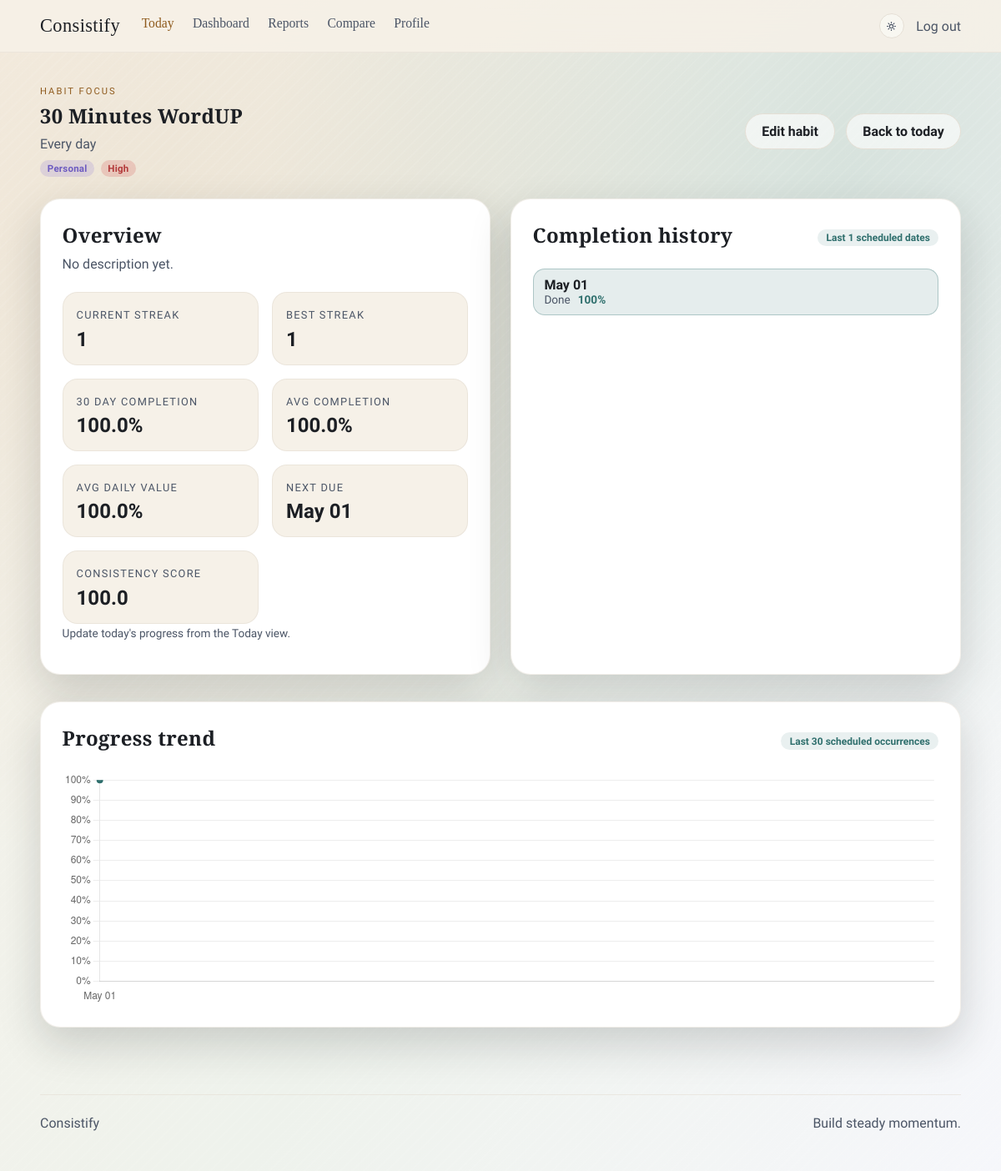
Before: /habits/1/ (signed in) with the older database file.
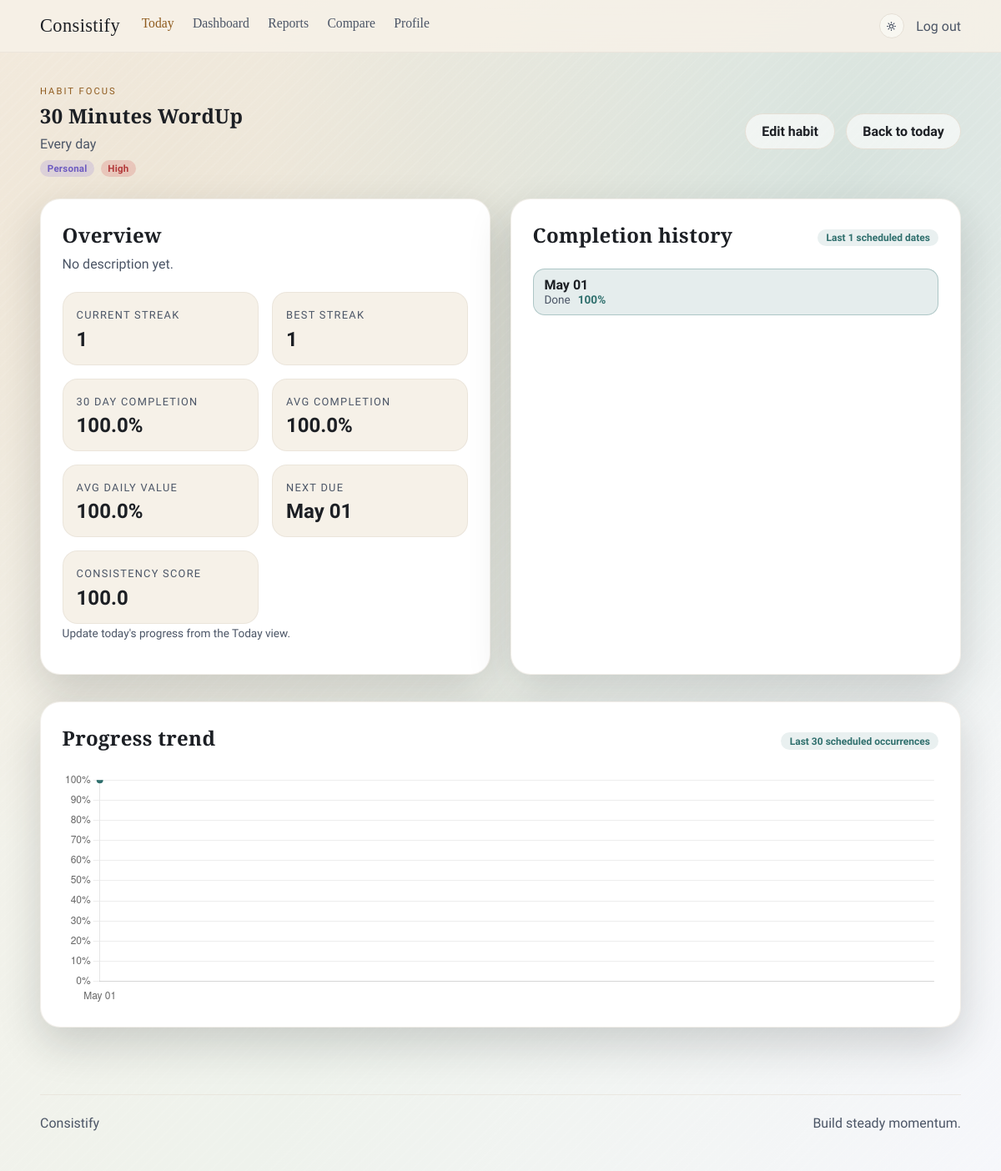
After: the same page with the newer database file.
### habits/models.py (models this page shows, shortened)
class Habit(models.Model):
    HABIT_BINARY = "binary"
    HABIT_PARTIAL = "partial"
    HABIT_QUANTITATIVE = "quantitative"
    HABIT_TYPE_CHOICES = [
        (HABIT_BINARY, "Binary (Done / Not Done)"),
        (HABIT_PARTIAL, "Partial (0-100%)"),
        (HABIT_QUANTITATIVE, "Quantitative (Target value)"),
    ]
    SCHEDULE_DAILY = "daily"
    SCHEDULE_WEEKLY = "weekly"
    SCHEDULE_DAYS = "days"
    SCHEDULE_INTERVAL = "interval"
    SCHEDULE_CHOICES = [
        (SCHEDULE_DAILY, "Daily"),
        (SCHEDULE_WEEKLY, "Weekly"),
        (SCHEDULE_DAYS, "Specific days"),
        (SCHEDULE_INTERVAL, "Custom interval"),
    ]
    CATEGORY_HEALTH = "health"
    CATEGORY_STUDY = "study"
    CATEGORY_WORK = "work"
    CATEGORY_PERSONAL = "personal"
    CATEGORY_CHOICES = [
        (CATEGORY_HEALTH, "Health"),
        (CATEGORY_STUDY, "Study"),
        (CATEGORY_WORK, "Work"),
        (CATEGORY_PERSONAL, "Personal"),
    ]
    PRIORITY_HIGH = "high"
    PRIORITY_MEDIUM = "medium"
    PRIORITY_LOW = "low"
    PRIORITY_CHOICES = [
        (PRIORITY_HIGH, "High"),
        (PRIORITY_MEDIUM, "Medium"),
        (PRIORITY_LOW, "Low"),
    ]
    user = models.ForeignKey(settings.AUTH_USER_MODEL, on_delete=models.CASCADE)
    name = models.CharField(max_length=120)
    description = models.TextField(blank=True)
    habit_type = models.CharField(
        max_length=14,
        choices=HABIT_TYPE_CHOICES,
        default=HABIT_BINARY,
    )
    target_value = models.DecimalField(
        max_digits=8,
        decimal_places=2,
        null=True,
        blank=True,
    )
    unit = models.CharField(max_length=24, blank=True)
    schedule_type = models.CharField(max_length=12, choices=SCHEDULE_CHOICES)
    category = models.CharField(
        max_length=12,
        choices=CATEGORY_CHOICES,
        default=CATEGORY_PERSONAL,
    )
    priority = models.CharField(
        max_length=6,
        choices=PRIORITY_CHOICES,
        default=PRIORITY_MEDIUM,
    )
    tags = models.CharField(max_length=255, blank=True)
    sort_order = models.PositiveIntegerField(default=0)
    start_date = models.DateField(default=timezone.localdate)
    interval_days = models.PositiveSmallIntegerField(default=1)
    weekly_interval = models.PositiveSmallIntegerField(default=1)
    days_of_week = models.CharField(max_length=20, blank=True)
    created_at = models.DateTimeField(auto_now_add=True)
    updated_at = models.DateTimeField(auto_now=True)
    class Meta:
        ordering = ["sort_order", "name"]
    def get_tags(self):
        if not self.tags:
            return []
        return [tag.strip() for tag in self.tags.split(",") if tag.strip()]
    def is_scheduled_on(self, target_date):
        if target_date < self.start_date:
            return False
        if self.schedule_type == self.SCHEDULE_DAILY:
            return True
    @property
    def schedule_summary(self):
        if self.schedule_type == self.SCHEDULE_DAILY:
            return "Every day"

### habits/views.py (the view)
# urls.py: path("habits/<int:habit_id>/", views.habit_detail, name="habit_detail"),
@login_required
def habit_detail(request, habit_id):
    habit = get_object_or_404(Habit, id=habit_id, user=request.user)
    today = timezone.localdate()
    history_start = today - timedelta(days=120)
    history_dates = list(iter_scheduled_dates(habit, history_start, today))
    recent_dates = history_dates[-30:]
    completion_map, value_map = get_completion_maps(habit, history_start, today)
    history = [
        {
            "date": scheduled_date,
            "completion_percentage": completion_map.get(scheduled_date, 0),
            "completed": completion_map.get(scheduled_date, 0) >= 100,
        }
        for scheduled_date in recent_dates
    ]
    window_start = today - timedelta(days=29)
    window_completion_map = {
        date: value for date, value in completion_map.items() if date >= window_start
    }
    window_value_map = {
        date: value for date, value in value_map.items() if date >= window_start
    }
    stats = completion_stats(
        habit,
        window_start,
        today,
        window_completion_map,
        window_value_map,
    )
    detailed_metrics = habit_performance_metrics(
        habit,
        window_start,
        today,
        window_completion_map,
        window_value_map,
    )
    current_streak, max_streak = calculate_streaks(habit, today)
    today_completion = HabitCompletion.objects.filter(habit=habit, date=today).first()
    today_completion_percentage = (
        float(today_completion.completion_percentage) if today_completion else 0.0
    )
    today_raw_value = None
    if today_completion and today_completion.raw_value is not None:
        today_raw_value = float(today_completion.raw_value)
        if habit.habit_type == Habit.HABIT_QUANTITATIVE:
            today_raw_value = int(today_raw_value)
    today_completed = today_completion_percentage >= 100
    is_scheduled_today = habit.is_scheduled_on(today)
    next_due = get_next_scheduled_date(habit, today)
    chart_labels = json.dumps([date.strftime("%b %d") for date in recent_dates])
    chart_percentages = json.dumps([completion_map.get(date, 0) for date in recent_dates])
    context = {
        "habit": habit,
        "history": history,
        "stats": stats,
        "metrics": detailed_metrics,
        "current_streak": current_streak,
        "max_streak": max_streak,
        "today": today,
        "today_completed": today_completed,
        "today_completion_percentage": today_completion_percentage,
        "today_raw_value": today_raw_value,
        "is_scheduled_today": is_scheduled_today,
        "next_due": next_due,
        "chart_labels": chart_labels,
        "chart_percentages": chart_percentages,
        "tags": habit.get_tags(),
    }
    return render(request, "habits/habit_detail.html", context)

### habits/services.py (called while the page is built, shortened)
def iter_scheduled_dates(habit, start_date, end_date):
    if end_date < start_date:
        return []
    if end_date < habit.start_date:
        return []
    start_date = max(start_date, habit.start_date)
    if habit.schedule_type == Habit.SCHEDULE_DAILY:
        current = start_date
        while current <= end_date:
            yield current
            current += timedelta(days=1)
        return

def get_completion_maps(habit, start_date, end_date):
    completions = HabitCompletion.objects.filter(
        habit=habit,
        date__range=(start_date, end_date),
    )
    completion_map = {}
    value_map = {}
    for completion in completions:
        completion_map[completion.date] = float(completion.completion_percentage or 0)
        if completion.raw_value is not None:
            if habit.habit_type == Habit.HABIT_QUANTITATIVE:
                value_map[completion.date] = int(completion.raw_value)
            else:
                value_map[completion.date] = float(completion.raw_value)
    return completion_map, value_map

def _is_completed(percentage_value):
    return percentage_value >= 100

### habits/templates/habits/habit_detail.html (shortened to what the changed rows need)
{% extends "habits/base.html" %}
{% block content %}
<section class="hero compact">
    <div>
        <p class="eyebrow">Habit focus</p>
        <h1>{{ habit.name }}</h1>
        <p class="subtitle">{{ habit.schedule_summary }}</p>
        <div class="habit-flags top-space">
            <span class="badge category {{ habit.category }}">{{ habit.get_category_display }}</span>
            <span class="badge priority {{ habit.priority }}">{{ habit.get_priority_display }}</span>
        </div>
    </div>
</section>
<section class="card-grid">
    <div class="card" style="--i: 0;">
        <h2>Overview</h2>
        <p class="description">{{ habit.description|default:"No description yet." }}</p>
        <div class="stats-grid">
            <div class="stat">
            </div>
            <div class="stat">
            </div>
            <div class="stat">
            </div>
            <div class="stat">
            </div>
            <div class="stat">
            </div>
            <div class="stat">
            </div>
            <div class="stat">
            </div>
        </div>
        {% if is_scheduled_today %}
            <p class="help">Update today's progress from the Today view.</p>
        {% endif %}
    </div>
    <div class="card" style="--i: 1;">
        <div class="card-header">
            <h2>Completion history</h2>
        </div>
        {% if history %}
            <ul class="history-grid">
                {% for item in history %}
                    <li class="history-item {% if item.completed %}done{% endif %}">
                        <span class="history-date">{{ item.date|date:"M d" }}</span>
                        <span class="history-status">
                            {% if item.completed %}Done{% else %}Missed{% endif %}
                            <span class="history-percent">{{ item.completion_percentage|floatformat:0 }}%</span>
                        </span>
                    </li>
                {% endfor %}
            </ul>
        {% else %}
            <p class="empty">No scheduled dates yet. Your first run starts soon.</p>
        {% endif %}
    </div>
</section>
<section class="card" style="--i: 2;">
    <div class="card-header">
        <h2>Progress trend</h2>
    </div>
</section>
{% endblock %}
{% block scripts %}
<script>
    const chartLabels = {{ chart_labels|safe }};
    const chartPercentages = {{ chart_percentages|safe }};
    if (chartLabels.length && window.ConsistifyCharts) {
        window.ConsistifyCharts.renderRateLine("habitChart", chartLabels, chartPercentages);
    }
</script>
{% endblock %}

Changed rows visible on the page:
changed Habit "Every day": name "30 Minutes WordUP" → "30 Minutes WordUp"
